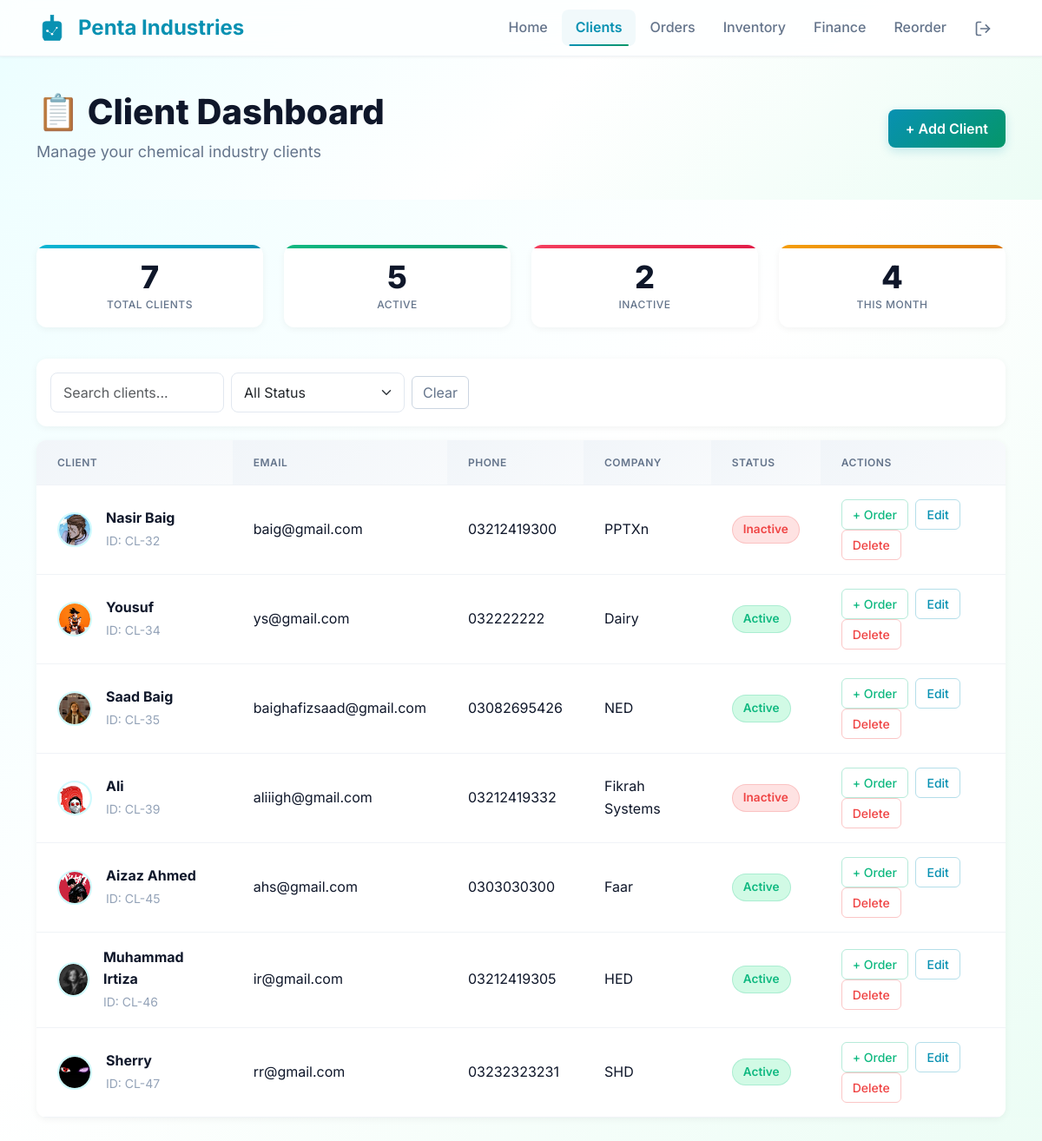
Page /client/ (signed in) on the earlier database version.
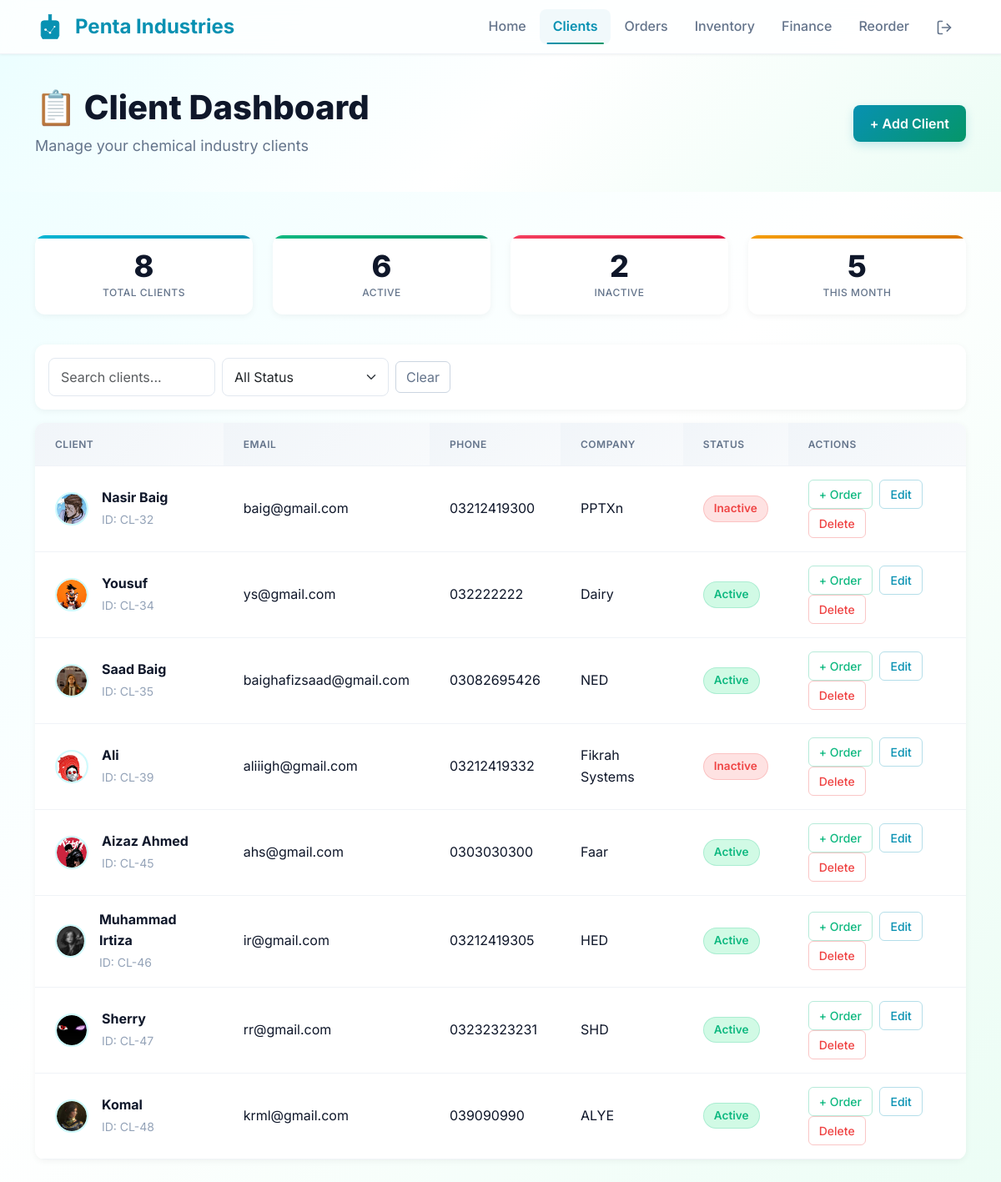
Same page on the later database version.
### core/models.py (models this page shows, shortened)
class Client(models.Model):
    name = models.CharField(max_length=100)
    email = models.EmailField(null=True,blank=True)
    phone = models.CharField(max_length=15, blank=True)
    company = models.CharField(max_length=100, blank=True)
    is_active = models.BooleanField(default=True)
    avatar = models.ImageField(upload_to='avatars/' , blank=True , null=True)
    created_at = models.DateTimeField(auto_now_add=True)

### core/views.py (the view, shortened to what this page needs)
# urls.py: path('client/', views.client_dashboard, name='client_dashboard'),
@login_required
def client_dashboard(request):
    total_clients = Client.objects.count()
    active_clients = Client.objects.filter(is_active=True).count()
    inactive_clients = Client.objects.filter(is_active=False).count()
    now = datetime.now()
    start_of_month = now.replace(day=1, hour=0, minute=0, second=0, microsecond=0)
    this_month_clients = Client.objects.filter(created_at__gte=start_of_month).count()
    if request.method == "POST":
        client_id = request.POST.get("client_id")
        if client_id:
            client = get_object_or_404(Client, id=client_id)
            form = ClientForm(request.POST, request.FILES, instance=client)
        else:
            form = ClientForm(request.POST, request.FILES)
        if form.is_valid():
            client = form.save()
            action = "updated" if client_id else "added"
            if action == "added":
                ActivityLog.objects.create(
                    activity_type = 'client_created',
                    description = f'New client created : {client.name}',
                        user = request.user,
                        client_id = client.id
                )
            else:
                ActivityLog.objects.create(
                    activity_type = 'client_updated',
                    description =  f'Client Updated : {client.name}',
                    user = request.user,
                    client_id = client.id
                )
            messages.success(request, f"Client {action} successfully.")
            return redirect('client_dashboard')
    else:
        form = ClientForm()
    clients = Client.objects.all()
    search = request.GET.get('search')
    status = request.GET.get('status')
    clients = Client.objects.all()
    search = request.GET.get('search')
    status = request.GET.get('status')
    if status == 'active':
        clients = clients.filter(is_active=True)
    elif status == 'inactive':
        clients = clients.filter(is_active=False)
    return render(request, 'client.html', {
        'clients': clients,
        'form': form,
        'total_clients': total_clients,
        'active_clients': active_clients,
        'inactive_clients': inactive_clients,
        'this_month_clients': this_month_clients,
    })

### core/forms.py
class ClientForm(forms.ModelForm):
    class Meta:
        model = Client
        fields = ['name', 'email', 'phone', 'company', 'avatar' , 'is_active']
        widgets = {
            'name': forms.TextInput(attrs={'class': 'form-control', 'placeholder': 'Full Name'}),
            'email': forms.EmailInput(attrs={'class': 'form-control', 'placeholder': 'client@example.com'}),
            'phone': forms.TextInput(attrs={'class': 'form-control', 'placeholder': '+1 (555) 123-4567'}),
            'company': forms.TextInput(attrs={'class': 'form-control', 'placeholder': 'Company Name'}),
            'is_active': forms.CheckboxInput(attrs={'class': 'form-check-input'}),
        }

### templates/client.html (shortened to what the changed rows need)
{% load static %}
<!DOCTYPE html>
<html lang="en">
<head>
  <link href="https://cdn.jsdelivr.net/npm/bootstrap@5.3.2/dist/css/bootstrap.min.css" rel="stylesheet">
  <link href="{% static 'css/client-dashboard.css' %}" rel="stylesheet">
</head>
<body>
  <section class="header-section">
    <div class="container">
      <div class="d-flex justify-content-between align-items-center">
        <div>
          <h2>📋 Client Dashboard</h2>
        </div>
      </div>
    </div>
  </section>
  <div class="container mt-4">
    <div class="row g-3">
      <div class="col-md-3">
        <div class="card clients-table-card text-center p-3">
          <h3 class="mb-0">{{ total_clients }}</h3>
          <small class="text-muted">Total Clients</small>
        </div>
      </div>
      <div class="col-md-3">
        <div class="card clients-table-card text-center p-3">
          <h3 class="mb-0">{{ active_clients }}</h3>
          <small class="text-muted">Active</small>
        </div>
      </div>
      <div class="col-md-3">
        <div class="card clients-table-card text-center p-3">
          <h3 class="mb-0">{{ this_month_clients }}</h3>
          <small class="text-muted">This Month</small>
        </div>
      </div>
    </div>
  </div>
  <div class="container mb-5">
    <div class="card clients-table-card">
      <div class="table-responsive">
        <table class="table table-hover mb-0">
          <thead>
            <tr>
              <th>Client</th>
              <th>Email</th>
              <th>Phone</th>
              <th>Company</th>
              <th>Status</th>
              <th>Actions</th>
            </tr>
          </thead>
          <tbody>
            {% for client in clients %}
            <tr>
              <td>
                <div class="d-flex align-items-center">
                  <div class="client-avatar">
                    {% if client.avatar %}
                    <img src="{{ client.avatar.url }}" alt="{{ client.name }}" class="img-fluid rounded-circle"
                      style="width: 40px; height: 40px; object-fit: cover" />
                    {% else %} {{ client.get_initials }} {% endif %}
                  </div>
                  <div class="ms-3">
                    <strong>{{ client.name }}</strong><br />
                    <small class="text-muted">ID: CL-{{ client.id }}</small>
                  </div>
                </div>
              </td>
              <td>{{ client.email }}</td>
              <td>{{ client.phone }}</td>
              <td>{{ client.company|default:"—" }}</td>
              <td>
                {% if client.is_active %}
                <span class="status-active">Active</span>
                {% else %}
                <span class="status-inactive">Inactive</span>
                {% endif %}
              </td>
              <td>
                <a href="{% url 'add_order_for_client' client.id %}" class="btn btn-sm btn-outline-success me-1">+
                  Order</a>
                <button type="button" class="btn btn-sm btn-outline-primary me-1 edit-client-btn"
                  data-id="{{ client.id }}" data-name="{{ client.name }}" data-email="{{ client.email }}"
                  data-phone="{{ client.phone }}" data-company="{{ client.company }}"
                  data-is_active="{{ client.is_active|yesno:" true,false" }}"
                  data-avatar-url="{% if client.avatar %}{{ client.avatar.url }}{% endif %}" data-bs-toggle="modal"
                  data-bs-target="#addClientModal">
                  Edit
                </button>
                <button type="button" class="btn btn-sm btn-outline-danger delete-btn"
                  data-client-name="{{ client.name }}" data-client-id="{{ client.id }}" data-bs-toggle="modal"
                  data-bs-target="#deleteConfirmModal">
                  Delete
                </button>
              </td>
            </tr>
            {% empty %}
            <tr>
              <td colspan="6" class="text-center text-muted py-4">
                No clients found.
              </td>
            </tr>
            {% endfor %}
          </tbody>
        </table>
      </div>
    </div>
  </div>
</body>
</html>

Differences in the rows shown:
added Client: avatar (picture), name "Komal", id "48", email "krml@gmail.com", phone "039090990", company "ALYE", is_active "Active"
Other differences:
{{ total_clients }}: "7" → "8"
{{ active_clients }}: "5" → "6"
{{ this_month_clients }}: "4" → "5"
